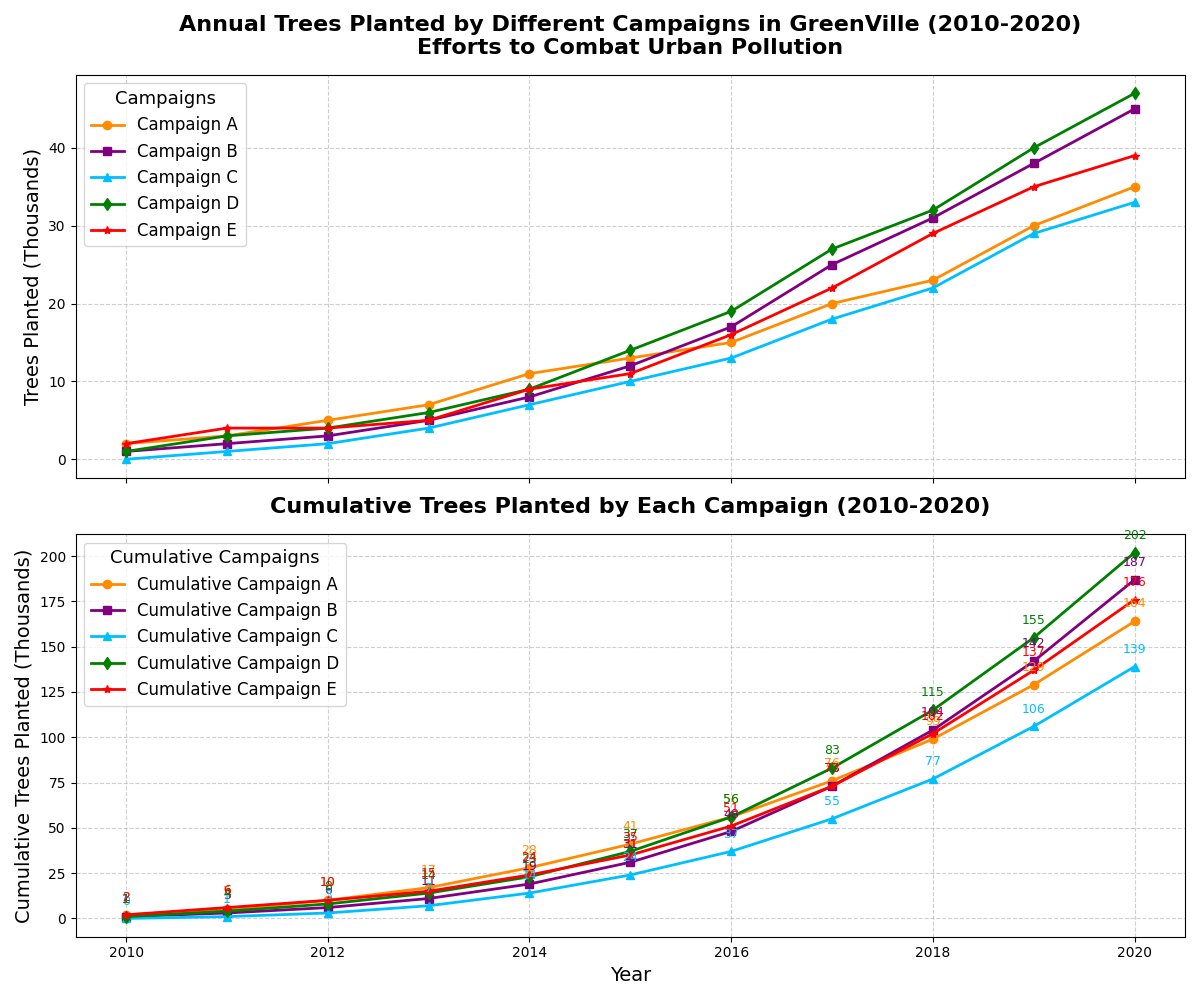

This figure's Python source:
import matplotlib.pyplot as plt
import numpy as np

years = np.arange(2010, 2021)

campaign_A = np.array([2, 3, 5, 7, 11, 13, 15, 20, 23, 30, 35])
campaign_B = np.array([1, 2, 3, 5, 8, 12, 17, 25, 31, 38, 45])
campaign_C = np.array([0, 1, 2, 4, 7, 10, 13, 18, 22, 29, 33])
campaign_D = np.array([1, 3, 4, 6, 9, 14, 19, 27, 32, 40, 47])
campaign_E = np.array([2, 4, 4, 5, 9, 11, 16, 22, 29, 35, 39])

cumulative_A = np.cumsum(campaign_A)
cumulative_B = np.cumsum(campaign_B)
cumulative_C = np.cumsum(campaign_C)
cumulative_D = np.cumsum(campaign_D)
cumulative_E = np.cumsum(campaign_E)

fig, (ax1, ax2) = plt.subplots(2, 1, figsize=(12, 10), sharex=True)

ax1.plot(years, campaign_A, marker='o', linestyle='-', color='darkorange', label='Campaign A', linewidth=2)
ax1.plot(years, campaign_B, marker='s', linestyle='-', color='purple', label='Campaign B', linewidth=2)
ax1.plot(years, campaign_C, marker='^', linestyle='-', color='deepskyblue', label='Campaign C', linewidth=2)
ax1.plot(years, campaign_D, marker='d', linestyle='-', color='green', label='Campaign D', linewidth=2)
ax1.plot(years, campaign_E, marker='*', linestyle='-', color='red', label='Campaign E', linewidth=2)

ax1.set_title('Annual Trees Planted by Different Campaigns in GreenVille (2010-2020)\nEfforts to Combat Urban Pollution', fontsize=16, fontweight='bold', pad=15)
ax1.set_ylabel('Trees Planted (Thousands)', fontsize=14)
ax1.legend(title='Campaigns', loc='upper left', fontsize=12, title_fontsize=13)
ax1.grid(True, linestyle='--', alpha=0.6)

ax2.plot(years, cumulative_A, marker='o', linestyle='-', color='darkorange', label='Cumulative Campaign A', linewidth=2)
ax2.plot(years, cumulative_B, marker='s', linestyle='-', color='purple', label='Cumulative Campaign B', linewidth=2)
ax2.plot(years, cumulative_C, marker='^', linestyle='-', color='deepskyblue', label='Cumulative Campaign C', linewidth=2)
ax2.plot(years, cumulative_D, marker='d', linestyle='-', color='green', label='Cumulative Campaign D', linewidth=2)
ax2.plot(years, cumulative_E, marker='*', linestyle='-', color='red', label='Cumulative Campaign E', linewidth=2)

ax2.set_title('Cumulative Trees Planted by Each Campaign (2010-2020)', fontsize=16, fontweight='bold', pad=15)
ax2.set_xlabel('Year', fontsize=14)
ax2.set_ylabel('Cumulative Trees Planted (Thousands)', fontsize=14)
ax2.legend(title='Cumulative Campaigns', loc='upper left', fontsize=12, title_fontsize=13)
ax2.grid(True, linestyle='--', alpha=0.6)

for year, value in zip(years, cumulative_A):
    ax2.annotate(f'{value}', xy=(year, value), xytext=(0, 10), textcoords='offset points', ha='center', fontsize=9, color='darkorange')
for year, value in zip(years, cumulative_B):
    ax2.annotate(f'{value}', xy=(year, value), xytext=(0, 10), textcoords='offset points', ha='center', fontsize=9, color='purple')
for year, value in zip(years, cumulative_C):
    ax2.annotate(f'{value}', xy=(year, value), xytext=(0, 10), textcoords='offset points', ha='center', fontsize=9, color='deepskyblue')
for year, value in zip(years, cumulative_D):
    ax2.annotate(f'{value}', xy=(year, value), xytext=(0, 10), textcoords='offset points', ha='center', fontsize=9, color='green')
for year, value in zip(years, cumulative_E):
    ax2.annotate(f'{value}', xy=(year, value), xytext=(0, 10), textcoords='offset points', ha='center', fontsize=9, color='red')

plt.tight_layout()
plt.show()
